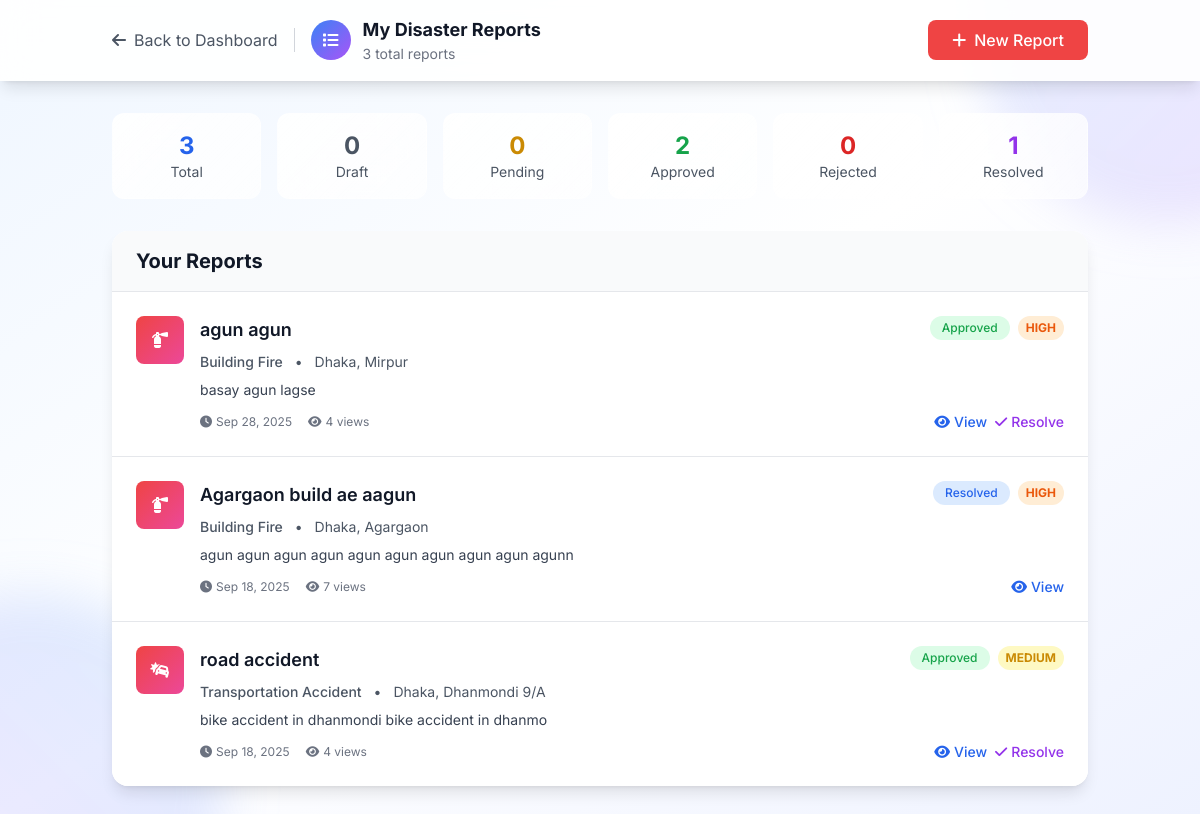
Before: /disasters/my-disasters/ (signed in) with the older database file.
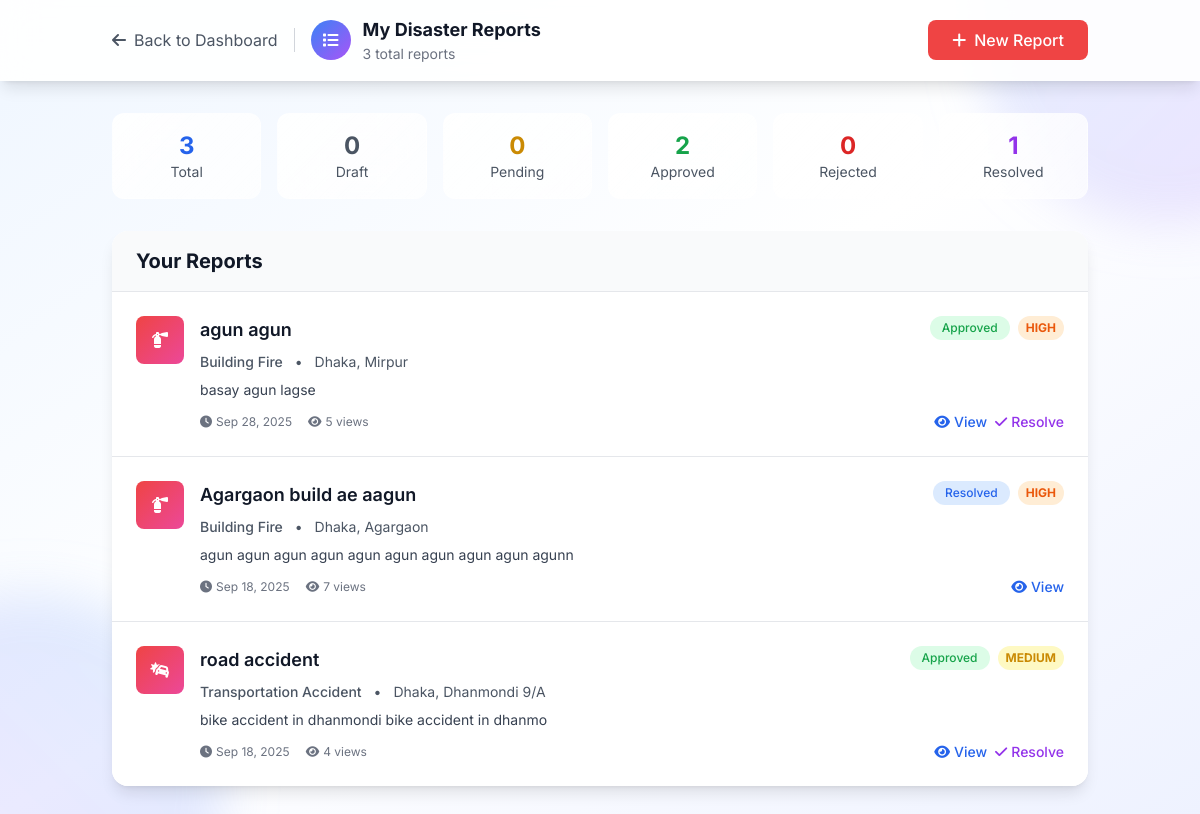
After: the same page with the newer database file.
### disasters/models.py (models this page shows, shortened)
class Disaster(models.Model):
    DISASTER_TYPE_CHOICES = [
        ('earthquake', 'Earthquake'),
        ('flood', 'Flood'),
        ('cyclone_storm', 'Cyclone/Storm'),
        ('wildfire', 'Fire (Wildfire)'),
        ('landslide', 'Landslide'),
        ('drought', 'Drought'),
        ('tsunami', 'Tsunami'),
        ('natural_other', 'Natural - Others'),
        ('building_fire', 'Building Fire'),
        ('industrial_accident', 'Industrial Accident'),
        ('chemical_spill', 'Chemical Spill'),
        ('transportation_accident', 'Transportation Accident'),
        ('bomb_threat', 'Bomb Threat/Explosion'),
        ('gas_leak', 'Gas Leak'),
        ('structural_collapse', 'Structural Collapse'),
        ('manmade_other', 'Man-Made - Others'),
    ]
    CATEGORY_CHOICES = [
        ('natural', 'Natural Disaster'),
        ('manmade', 'Man-Made Disaster'),
    ]
    SEVERITY_CHOICES = [
        ('critical', 'Critical'),
        ('high', 'High'),
        ('medium', 'Medium'),
        ('low', 'Low'),
    ]
    STATUS_CHOICES = [
        ('draft', 'Draft'),
        ('pending', 'Pending Review'),
        ('approved', 'Approved'),
        ('rejected', 'Rejected'),
        ('resolved', 'Resolved'),
        ('cancelled', 'Cancelled'),
    ]
    title = models.CharField(max_length=200, blank=True)
    disaster_type = models.CharField(max_length=30, choices=DISASTER_TYPE_CHOICES)
    category = models.CharField(max_length=10, choices=CATEGORY_CHOICES)
    severity = models.CharField(max_length=10, choices=SEVERITY_CHOICES)
    description = models.TextField(
        max_length=50,  # Add max_length constraint
        help_text="Maximum 50 characters required"  # Update help text
    )
    city = models.CharField(max_length=100)
    area_sector = models.CharField(max_length=100)
    specific_address = models.TextField(blank=True, help_text="Optional specific address")
    landmarks = models.CharField(max_length=200, blank=True, help_text="Nearby landmarks")
    incident_datetime = models.DateTimeField(help_text="When the disaster actually occurred")
    created_at = models.DateTimeField(auto_now_add=True)
    updated_at = models.DateTimeField(auto_now=True)
    reporter = models.ForeignKey(User, on_delete=models.CASCADE, related_name='reported_disasters')
    emergency_contact = models.CharField(max_length=15, blank=True, help_text="Emergency contact on scene")
    status = models.CharField(max_length=15, choices=STATUS_CHOICES, default='draft')
    approved_by = models.ForeignKey(User, on_delete=models.SET_NULL, null=True, blank=True,
                                    related_name='approved_disasters')
    approved_at = models.DateTimeField(null=True, blank=True)
    rejection_reason = models.TextField(blank=True)
    resolved_at = models.DateTimeField(null=True, blank=True)
    resolution_notes = models.TextField(blank=True)
    view_count = models.PositiveIntegerField(default=0)
    is_active = models.BooleanField(default=True)
    class Meta:
        ordering = ['-created_at']
        indexes = [
            models.Index(fields=['status', 'city', 'area_sector']),
            models.Index(fields=['disaster_type', 'severity']),
            models.Index(fields=['created_at']),
        ]
    def get_severity_color(self):
        colors = {
            'critical': 'text-red-600 bg-red-100',
            'high': 'text-orange-600 bg-orange-100',
            'medium': 'text-yellow-600 bg-yellow-100',
            'low': 'text-green-600 bg-green-100'
        }
        return colors.get(self.severity, 'text-gray-600 bg-gray-100')
    def get_disaster_icon(self):
        icons = {
            'earthquake': 'fas fa-mountain',
            'flood': 'fas fa-water',
            'cyclone_storm': 'fas fa-wind',
            'wildfire': 'fas fa-fire',
            'landslide': 'fas fa-mountain',
            'drought': 'fas fa-sun',
            'tsunami': 'fas fa-water',
            'building_fire': 'fas fa-fire-extinguisher',
            'industrial_accident': 'fas fa-industry',
            'chemical_spill': 'fas fa-vial',
            'transportation_accident': 'fas fa-car-crash',
            'bomb_threat': 'fas fa-bomb',
            'gas_leak': 'fas fa-gas-pump',
            'structural_collapse': 'fas fa-building',
        }
        return icons.get(self.disaster_type, 'fas fa-exclamation-triangle')

### disasters/views.py (the view)
# urls.py: path('my-disasters/', views.my_disasters, name='my_disasters'),
@login_required
def my_disasters(request):
    disasters = Disaster.objects.filter(reporter=request.user).order_by('-created_at')
    stats = {
        'total': disasters.count(),
        'draft': disasters.filter(status='draft').count(),
        'pending': disasters.filter(status='pending').count(),
        'approved': disasters.filter(status='approved').count(),
        'rejected': disasters.filter(status='rejected').count(),
        'resolved': disasters.filter(status='resolved').count(),
    }
    paginator = Paginator(disasters, 10)
    page_number = request.GET.get('page')
    page_obj = paginator.get_page(page_number)
    context = {
        'page_obj': page_obj,
        'stats': stats,
    }
    return render(request, 'disasters/my_disasters.html', context)

### disasters/templatetags/disasters_tags.py (called while the page is built)
@register.filter
def status_color(status):
    colors = {
        'draft': 'text-gray-600 bg-gray-100',
        'pending': 'text-yellow-600 bg-yellow-100',
        'approved': 'text-green-600 bg-green-100',
        'rejected': 'text-red-600 bg-red-100',
        'resolved': 'text-blue-600 bg-blue-100',
        'cancelled': 'text-gray-600 bg-gray-100'
    }
    return colors.get(status, 'text-gray-600 bg-gray-100')

### templates/disasters/my_disasters.html (shortened to what the changed rows need)
{% load static %}
{% load disasters_tags %}
<!DOCTYPE html>
<html lang="en">
<head>
    <script src="https://cdn.tailwindcss.com"></script>
    <link rel="stylesheet" href="https://cdnjs.cloudflare.com/ajax/libs/font-awesome/6.4.0/css/all.min.css">
</head>
<body class="min-h-screen bg-gradient-to-br from-blue-50 via-white to-indigo-50">
    <header class="bg-white/90 backdrop-blur-lg shadow-lg sticky top-0 z-50 border-b border-white/20">
        <div class="container mx-auto px-6 py-4 flex items-center justify-between">
            <div class="flex items-center space-x-4">
                <div class="flex items-center space-x-3">
                    <div>
                        <h1 class="text-lg font-bold text-gray-900">My Disaster Reports</h1>
                    </div>
                </div>
            </div>
        </div>
    </header>
    <div class="container mx-auto px-6 py-8 relative z-10">
        {% if page_obj.object_list %}
            <div class="bg-white rounded-2xl shadow-lg overflow-hidden">
                <div class="px-6 py-4 border-b border-gray-200 bg-gray-50">
                    <h2 class="text-xl font-bold text-gray-900">Your Reports</h2>
                </div>
                <div class="divide-y divide-gray-200">
                    {% for disaster in page_obj.object_list %}
                        <div class="disaster-row p-6 hover:bg-gray-50 transition-colors">
                            <div class="flex items-start justify-between">
                                <div class="flex items-start space-x-4 flex-1">
                                    <div class="w-12 h-12 bg-gradient-to-br from-red-500 to-pink-500 rounded-lg flex items-center justify-center text-white flex-shrink-0">
                                        <i class="{{ disaster.get_disaster_icon }}"></i>
                                    </div>
                                    <div class="flex-1 min-w-0">
                                        <div class="flex items-start justify-between mb-2">
                                            <h3 class="text-lg font-semibold text-gray-900 truncate">{{ disaster.title }}</h3>
                                            <div class="flex items-center space-x-2 ml-4">
                                                <span class="inline-flex px-3 py-1 text-xs font-medium rounded-full {{ disaster.status|status_color }}">
                                                    {{ disaster.get_status_display }}
                                                </span>
                                                <span class="inline-flex px-2 py-1 text-xs font-bold rounded-full {{ disaster.get_severity_color }}">
                                                    {{ disaster.get_severity_display|upper }}
                                                </span>
                                            </div>
                                        </div>
                                        <div class="text-sm text-gray-600 mb-2">
                                            <span class="font-medium">{{ disaster.get_disaster_type_display }}</span>
                                            <span class="mx-2">•</span>
                                            <span>{{ disaster.city }}, {{ disaster.area_sector }}</span>
                                        </div>
                                        <p class="text-gray-700 text-sm mb-3 line-clamp-2">{{ disaster.description|truncatechars:150 }}</p>
                                        <div class="flex items-center justify-between">
                                            <div class="flex items-center space-x-4 text-xs text-gray-500">
                                                <span class="flex items-center">
                                                    <i class="fas fa-clock mr-1"></i>
                                                    {{ disaster.created_at|date:"M j, Y" }}
                                                </span>
                                                <span class="flex items-center">
                                                    <i class="fas fa-eye mr-1"></i>
                                                    {{ disaster.view_count }} views
                                                </span>
                                            </div>
                                            <div class="flex items-center space-x-2">
                                                <a href="{% url 'disasters:disaster_detail' disaster.id %}"
                                                   class="text-blue-600 hover:text-blue-700 text-sm font-medium">
                                                    <i class="fas fa-eye mr-1"></i>View
                                                </a>
                                                {% if disaster.status == 'approved' and disaster.reporter == user %}
                                                    <button onclick="markAsResolved({{ disaster.id }})"
                                                            class="text-purple-600 hover:text-purple-700 text-sm font-medium">
                                                        <i class="fas fa-check mr-1"></i>Resolve
                                                    </button>
                                                {% endif %}
                                            </div>
                                        </div>
                                    </div>
                                </div>
                            </div>
                        </div>
                    {% endfor %}
                </div>
            </div>
        {% endif %}
    </div>
</body>
</html>

Changed rows visible on the page:
changed Disaster "agun agun": view_count "4" → "5"
